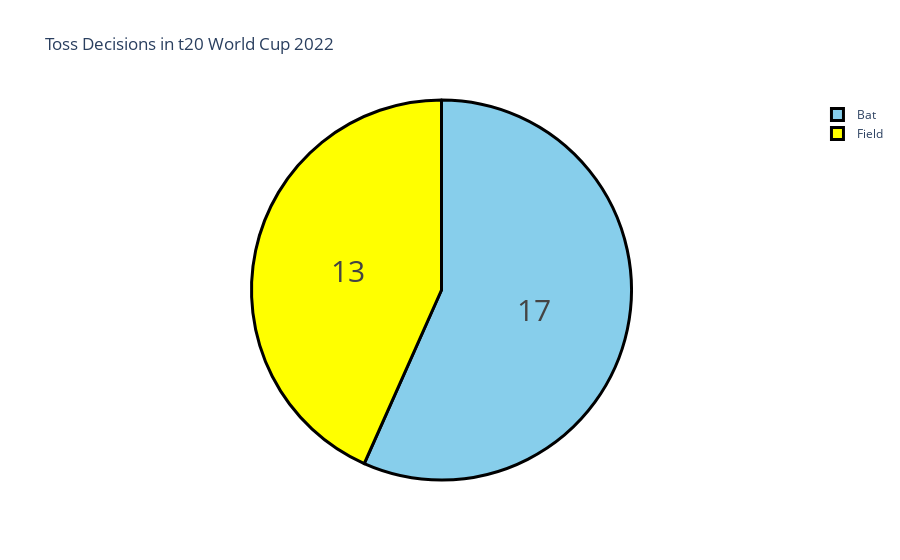

The cell this chart's notebook holds for it:
### Markdown cell above
### So SCG was the only stadium in the world cup that was best for batting first. Other stadiums didn’t make much difference while batting first or chasing.

### Code cell
toss = df["toss decision"].value_counts()
label = toss.index
counts = toss.values
colors = ['skyblue','yellow']

fig = go.Figure(data=[go.Pie(labels=label, values=counts)])
fig.update_layout(title_text='Toss Decisions in t20 World Cup 2022')
fig.update_traces(hoverinfo='label+percent', textinfo='value', textfont_size=30,
                  marker=dict(colors=colors, line=dict(color='black', width=3)))
fig.show()

### Figure 1 — Plotly figure (JSON) as saved in the notebook; plotly's stock layout.template omitted (floating-point values rounded to 4 significant figures)
{"data": [{"hoverinfo": "label+percent", "labels": ["Bat", "Field"], "marker": {"colors": ["skyblue", "yellow"], "line": {"color": "black", "width": 3}}, "textfont": {"size": 30}, "textinfo": "value", "type": "pie", "values": [17, 13]}], "layout": {"autosize": true, "title": {"text": "Toss Decisions in t20 World Cup 2022"}}}
